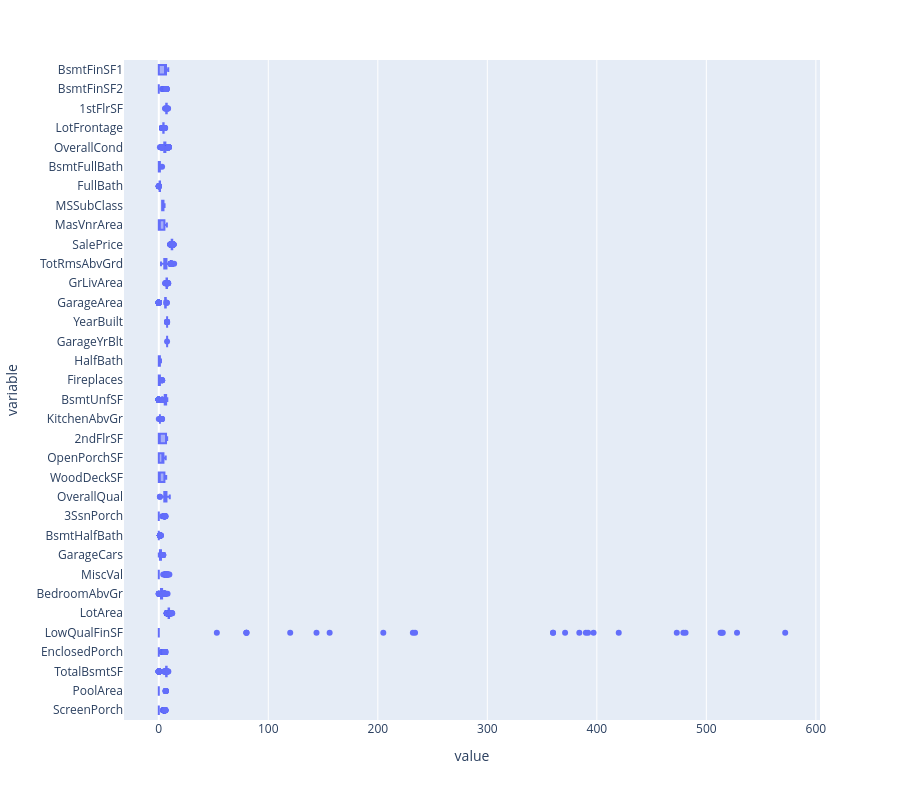

The code cell stored with this chart in its notebook:
### Code cell
# after log scale
px.box(data[Numi_col],
 orientation= 'h' , height= 800)

### Figure 1 — Plotly figure (JSON) as saved in the notebook; plotly's stock layout.template omitted (floating-point values rounded to 4 significant figures; data arrays with more than 128 entries replaced by an {"elided": "..."} marker saying what was removed)
{"data": [{"alignmentgroup": "True", "hovertemplate": "value=%{x}<br>variable=%{y}<extra></extra>", "legendgroup": "", "marker": {"color": "#636efa"}, "name": "", "notched": false, "offsetgroup": "", "orientation": "h", "showlegend": false, "type": "box", "x": {"elided": "49640 float values"}, "x0": " ", "xaxis": "x", "y": {"elided": "49640 str values"}, "y0": " ", "yaxis": "y"}], "layout": {"boxmode": "group", "height": 800, "legend": {"tracegroupgap": 0}, "margin": {"t": 60}, "xaxis": {"anchor": "y", "domain": [0, 1], "title": {"text": "value"}}, "yaxis": {"anchor": "x", "domain": [0, 1], "title": {"text": "variable"}}}}
